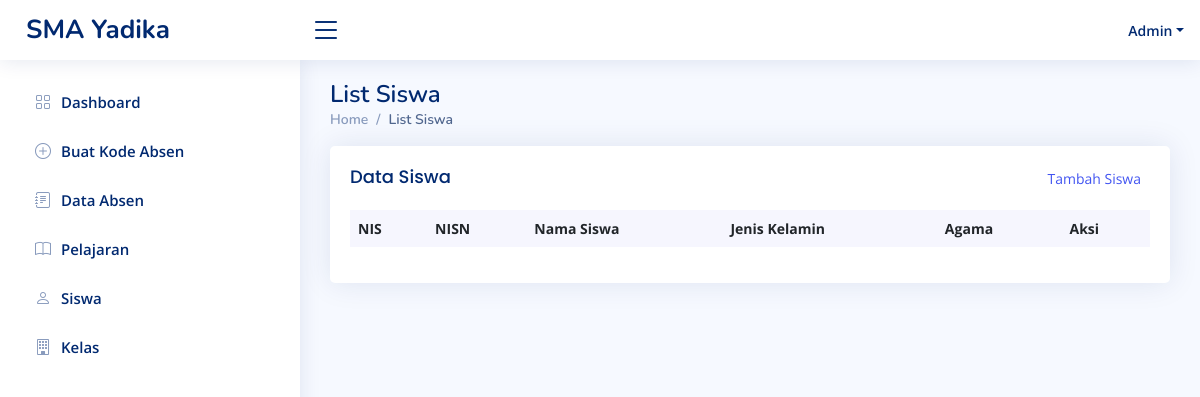
The app's page /index.php/admin/view_siswa, older data.
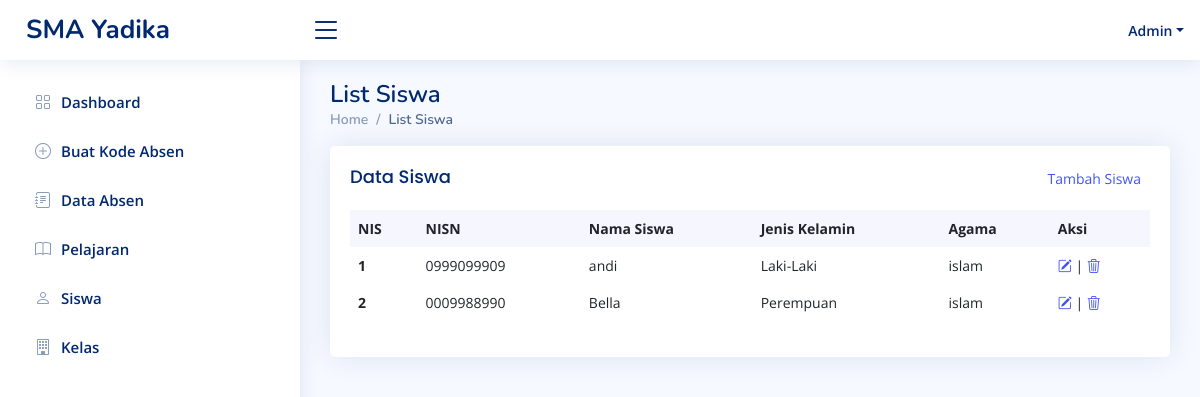
The same page, newer data.
### tables this page shows
CREATE TABLE `siswa` (
  `id_siswa` int(255) NOT NULL,
  `nisn` varchar(255) NOT NULL,
  `nama_siswa` varchar(255) NOT NULL,
  `jenis_kelamin` varchar(255) NOT NULL,
  `agama` varchar(255) NOT NULL
);

### application/controllers/Admin.php (called while the page is built, shortened)
<?php
class Admin extends CI_Controller {
	public function __construct()
	{
		$this->load->model('akun_model');
		$this->load->model('crud_model');
	}
	public function view_siswa()
	{
		$data['array_siswa'] = $this->crud_model->mengambil_data('siswa');
		$this->load->view('admin_view_siswa',$data);
	}
}

### index.php (called while the page is built, shortened)
<?php
require_once BASEPATH.'core/CodeIgniter.php';

### application/models/Crud_model.php (called while the page is built, shortened)
<?php
class Crud_model extends CI_Model{
	public function mengambil_data($nama_tabel)
	{
		$this->db->select('*');
		$this->db->from($nama_tabel);
		$query = $this->db->get();
		return $query->result();
	}
}

### application/views/admin_view_siswa.php (the view, shortened to what this page needs)
<!DOCTYPE html>
<html lang="en">
<head>
  <link href="<?=base_url()?>css/bootstrap.min.css" rel="stylesheet">
  <link href="<?=base_url()?>css/niceadmin.css" rel="stylesheet">
  <link href="<?=base_url()?>css/bootstrap-icons/bootstrap-icons.css" rel="stylesheet">
  <link href="<?=base_url()?>css/boxicons/css/boxicons.min.css" rel="stylesheet">
  <link href="<?=base_url()?>css/quill/quill.snow.css" rel="stylesheet">
  <link href="<?=base_url()?>css/quill/quill.bubble.css" rel="stylesheet">
  <link href="<?=base_url()?>css/remixicon/remixicon.css" rel="stylesheet">
  <link href="<?=base_url()?>css/simple-datatables/style.css" rel="stylesheet">
</head>
<body>
	<?php $this->load->view('component/navbar')?>
	<?php $this->load->view('component/sidebar')?>
  <main id="main" class="main">
    <div class="pagetitle">
      <h1>List Siswa</h1>
      <nav>
        <ol class="breadcrumb">
          <li class="breadcrumb-item"><a href="<?=site_url('admin')?>">Home</a></li>
          <li class="breadcrumb-item active">List Siswa</li>
        </ol>
      </nav>
    </div>
    <section class="section dashboard">
              <div class="card recent-sales overflow-auto">
                <div class="card-body">
                  <div class="d-flex justify-content-between">
					<h5 class="card-title">Data Siswa</h5>
					<button class="btn btn-sm text-primary"><a href="<?=site_url('admin/add_siswa')?>">Tambah Siswa</a></button>
				  </div>
                  <table class="table table-borderless datatable">
                    <thead>
                      <tr>
                        <th scope="col">NIS</th>
                        <th scope="col">NISN</th>
                        <th scope="col">Nama Siswa</th>
                        <th scope="col">Jenis Kelamin</th>
                        <th scope="col">Agama</th>
                        <th scope="col">Aksi</th>
                      </tr>
                    </thead>
                    <tbody>
					  <?php foreach($array_siswa as $siswa): ?>
                      <tr>
                        <th scope="row"><?=$siswa->id_siswa?></th>
                        <td><?=$siswa->nisn?></td>
                        <td><?=$siswa->nama_siswa?></td>
                        <td><?=$siswa->jenis_kelamin == 'l' ? 'Laki-Laki' : 'Perempuan' ?></td>
                        <td><?=$siswa->agama?></td>
                        <td><a href="xxx"><i class="bi bi-pencil-square"></i></a> | <a href="<?=site_url('admin/hapus_siswa/'.$siswa->id_siswa)?>"><i class="bi bi-trash3"></i></a> </td>
                      </tr>
					  <?php endforeach; ?>
                    </tbody>
                  </table>
                </div>
              </div>
	</section>
  </main>
</body>
</html>

### application/views/component/navbar.php (shortened to what this page needs)
<header id="header" class="header fixed-top d-flex align-items-center">
  <div class="d-flex align-items-center justify-content-between">
    <a href="index.html" class="logo d-flex align-items-center">
      <span class="d-none d-lg-block">SMA Yadika</span>
    </a>
    <i class="bi bi-list toggle-sidebar-btn"></i>
  </div>
  <nav class="header-nav ms-auto">
    <ul class="d-flex align-items-center">
      <li class="nav-item dropdown pe-3">
        <a class="nav-link nav-profile d-flex align-items-center pe-0" href="#" data-bs-toggle="dropdown">
          <span class="d-none d-md-block dropdown-toggle ps-2">Admin</span>
        </a>
      </li>
    </ul>
  </nav>
</header>

### application/views/component/sidebar.php
<aside id="sidebar" class="sidebar">
  <ul class="sidebar-nav" id="sidebar-nav">
    <li class="nav-item">
      <a class="nav-link collapsed" href="<?=site_url('admin')?>">
        <i class="bi bi-grid"></i>
        <span>Dashboard</span>
      </a>
    </li>
    <li class="nav-item">
      <a class="nav-link collapsed" href="<?=site_url('admin/add_absen')?>">
        <i class="bi bi-plus-circle"></i>
        <span>Buat Kode Absen</span>
      </a>
    </li>
    <li class="nav-item">
      <a class="nav-link collapsed" href="<?=site_url('admin/view_absen')?>">
        <i class="bi bi-journal-text"></i>
        <span>Data Absen</span>
      </a>
    </li>
    <li class="nav-item">
      <a class="nav-link collapsed" href="<?=site_url('admin/view_pelajaran')?>">
        <i class="bi bi-book"></i>
        <span>Pelajaran</span>
      </a>
    </li>
    <li class="nav-item">
      <a class="nav-link collapsed" href="<?=site_url('admin/view_siswa')?>">
        <i class="bi bi-person"></i>
        <span>Siswa</span>
      </a>
    </li>
    <li class="nav-item">
      <a class="nav-link collapsed" href="<?=site_url('admin/view_kelas')?>">
        <i class="bi bi-building"></i>
        <span>Kelas</span>
      </a>
    </li>
  </ul>
</aside>

### css/niceadmin.css (style rules this page uses)
:root { scroll-behavior: smooth; }
body { font-family: "Open Sans", sans-serif; background: #f6f9ff; color: #444444; }
a { color: #4154f1; text-decoration: none; }
h1, h2, h3, h4, h5, h6 { font-family: "Nunito", sans-serif; }
#main { margin-top: 60px; padding: 20px 30px; transition: all 0.3s; }
.pagetitle { margin-bottom: 10px; }
.pagetitle h1 { font-size: 24px; margin-bottom: 0; font-weight: 600; color: #012970; }
.card { margin-bottom: 30px; border: none; border-radius: 5px; box-shadow: 0px 0 30px rgba(1, 41, 112, 0.1); }
.card-title { padding: 20px 0 15px 0; font-size: 18px; font-weight: 500; color: #012970; font-family: "Poppins", sans-serif; }
.card-body { padding: 0 20px 20px 20px; }
.breadcrumb { font-size: 14px; font-family: "Nunito", sans-serif; color: #899bbd; font-weight: 600; }
.breadcrumb a { color: #899bbd; transition: 0.3s; }
.breadcrumb .breadcrumb-item::before { color: #899bbd; }
.breadcrumb .active { color: #51678f; font-weight: 600; }
.logo { line-height: 1; }
@media (min-width: 1200px) { .logo { width: 280px; } }
.logo span { font-size: 26px; font-weight: 700; color: #012970; font-family: "Nunito", sans-serif; }
.header { transition: all 0.5s; z-index: 997; height: 60px; box-shadow: 0px 2px 20px rgba(1, 41, 112, 0.1); background-color: #fff; padding-left: 20px; }
.header .toggle-sidebar-btn { font-size: 32px; padding-left: 10px; cursor: pointer; color: #012970; }
.header-nav ul { list-style: none; }
.header-nav>ul { margin: 0; padding: 0; }
.header-nav .nav-profile { color: #012970; }
.header-nav .nav-profile span { font-size: 14px; font-weight: 600; }
.sidebar { position: fixed; top: 60px; left: 0; bottom: 0; width: 300px; z-index: 996; transition: all 0.3s; padding: 20px; overflow-y: auto; scrollbar-width: thin; scrollbar-color: #aab7cf transparent; box-shadow: 0px 0px 20px rgba(1, 41, 112, 0.1); background-color: #fff; }
@media (min-width: 1200px) { #main, #footer { margin-left: 300px; } }
.sidebar-nav { padding: 0; margin: 0; list-style: none; }
.sidebar-nav li { padding: 0; margin: 0; list-style: none; }
.sidebar-nav .nav-item { margin-bottom: 5px; }
.sidebar-nav .nav-link { display: flex; align-items: center; font-size: 15px; font-weight: 600; color: #4154f1; transition: 0.3; background: #f6f9ff; padding: 10px 15px; border-radius: 4px; }
.sidebar-nav .nav-link i { font-size: 16px; margin-right: 10px; color: #4154f1; }
.sidebar-nav .nav-link.collapsed { color: #012970; background: #fff; }
.sidebar-nav .nav-link.collapsed i { color: #899bbd; }
.dashboard .recent-sales { font-size: 14px; }
.dashboard .recent-sales .table thead { background: #f6f6fe; }
.dashboard .recent-sales .table thead th { border: 0; }

Row changes from the older to the newer data that the page shows:
added siswa: id_siswa "1", nisn "0999099909", nama_siswa "andi", jenis_kelamin "Laki-Laki", agama "islam"
added siswa: id_siswa "2", nisn "0009988990", nama_siswa "Bella", jenis_kelamin "Perempuan", agama "islam"
